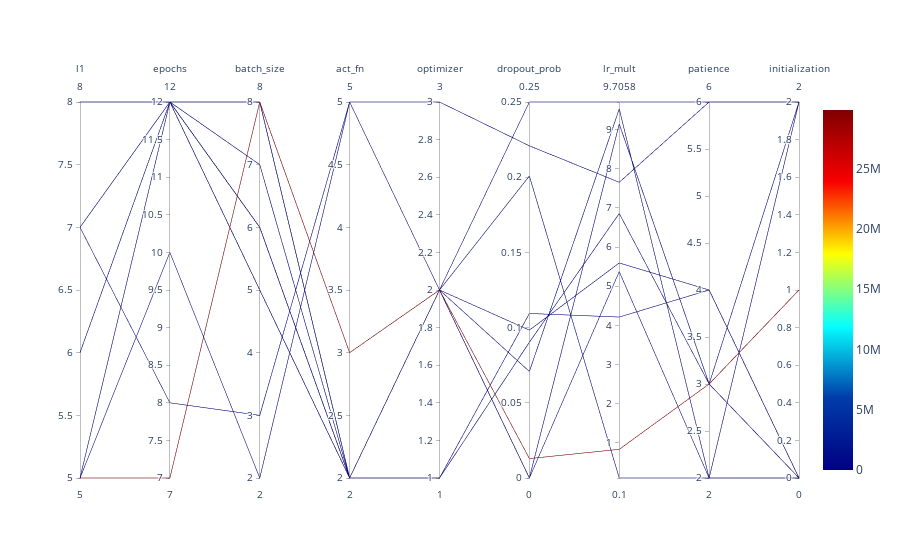

Notebook cell for this chart:
### Markdown cell above
### Parallel Coordinates Plot

### Code cell
#| fig-cap: Parallel coordinates plots
spot_tuner.parallel_plot()

### Figure 1 — Plotly figure (JSON) as saved in the notebook; plotly's stock layout.template omitted (floating-point values rounded to 4 significant figures)
{"data": [{"dimensions": [{"label": "l1", "range": [5, 8], "values": [8, 5, 7, 6, 7, 8, 5, 8, 8, 5]}, {"label": "epochs", "range": [7, 12], "values": [12, 7, 8, 12, 12, 12, 12, 12, 12, 10]}, {"label": "batch_size", "range": [2, 8], "values": [5, 8, 3, 6, 5, 8, 8, 6, 7, 2]}, {"label": "act_fn", "range": [2, 5], "values": [2, 3, 5, 2, 2, 2, 2, 2, 2, 5]}, {"label": "optimizer", "range": [1, 3], "values": [1, 2, 3, 2, 1, 2, 2, 2, 2, 2]}, {"label": "dropout_prob", "range": [0, 0.25], "values": [0.1094, 0.01293, 0.2209, 0.07084, 0.09024, 0.09832, 0.2008, 0, 0, 0.25]}, {"label": "lr_mult", "range": [0.1, 9.706], "values": [4.212, 0.8327, 7.655, 9.529, 6.857, 5.593, 0.1, 5.372, 9.145, 9.706]}, {"label": "patience", "range": [2, 6], "values": [4, 3, 6, 2, 3, 4, 2, 2, 3, 6]}, {"label": "initialization", "range": [0, 2], "values": [0, 1, 2, 2, 2, 0, 0, 0, 0, 2]}], "line": {"cmax": 29847702, "cmin": 65.16, "color": [65.16, 29847702, 307.4, 244.7, 139.4, 286.4, 56000.0, 81.67, 57840.0, 387.9], "colorscale": [[0, "rgb(0,0,131)"], [0.2, "rgb(0,60,170)"], [0.4, "rgb(5,255,255)"], [0.6, "rgb(255,255,0)"], [0.8, "rgb(250,0,0)"], [1, "rgb(128,0,0)"]], "showscale": true}, "type": "parcoords"}], "layout": {}}
